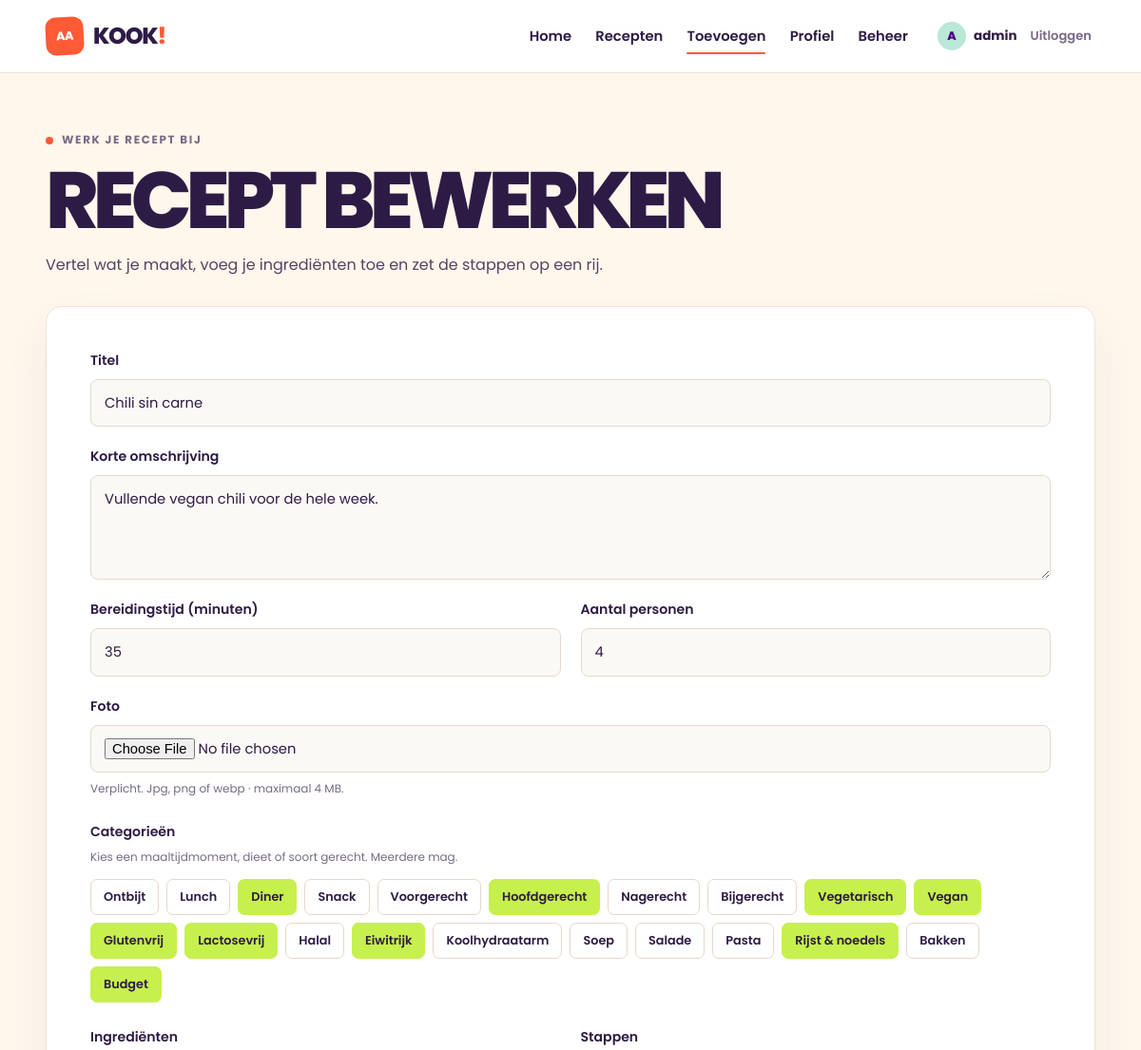
Before: /toevoegen.php?id=4 (signed in, upper part) with the older database file.
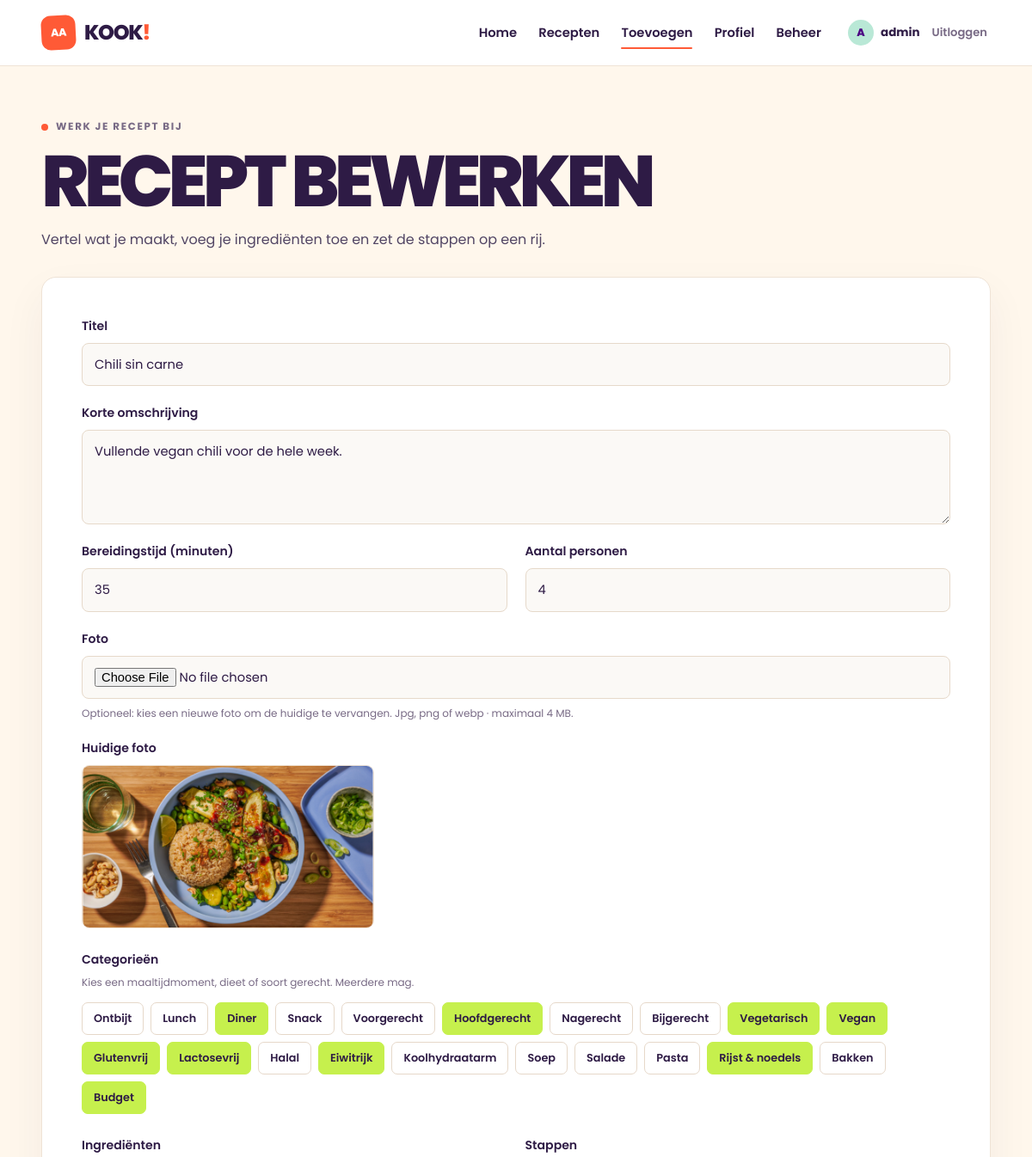
After: the same page with the newer database file.
### tables this page shows
CREATE TABLE recipe_photos (
    id         INT UNSIGNED NOT NULL AUTO_INCREMENT,
    recipe_id  INT UNSIGNED NOT NULL,
    file_path  VARCHAR(255) NOT NULL,
    sort_order INT UNSIGNED NOT NULL DEFAULT 0 COMMENT '0 = cover photo',
    created_at DATETIME NOT NULL DEFAULT CURRENT_TIMESTAMP,
    updated_at DATETIME NOT NULL DEFAULT CURRENT_TIMESTAMP ON UPDATE CURRENT_TIMESTAMP,
    PRIMARY KEY (id),
    KEY idx_photos_recipe (recipe_id),
    CONSTRAINT fk_photos_recipe FOREIGN KEY (recipe_id)
        REFERENCES recipes (id) ON DELETE CASCADE
);

### includes/functions.php (called while the page is built, shortened)
<?php
function e($tekst): string
{
    return htmlspecialchars((string) ($tekst ?? ''), ENT_QUOTES, 'UTF-8');
}
function url(string $pad = ''): string
{
    return BASE_URL . ltrim($pad, '/');
}
function photoExists(?string $pad): bool
{
    return is_file(__DIR__ . '/../' . $pad);
}

### toevoegen.php (the view, shortened to what this page needs)
<?php
require __DIR__ . '/includes/auth.php';
$id = (int) ($_POST['id'] ?? $_GET['id'] ?? 0);
$isEdit = $id > 0;
$recept = [
    'title'       => '',
    'description' => '',
    'prep_time'   => 20,
    'servings'    => 2,
];
$huidigeFoto        = null;
$categorieStatement = $pdo->prepare('SELECT id, name FROM categories ORDER BY id');
$categorieStatement->execute();
$alleCategorieen = $categorieStatement->fetchAll();
if ($isEdit) {
    $receptStatement = $pdo->prepare(
        'SELECT id, user_id, title, description, prep_time, servings
           FROM recipes
          WHERE id = :id'
    );
    $receptStatement->execute(['id' => $id]);
    $geladenRecept = $receptStatement->fetch();
        ?>
        <?php
    $recept = $geladenRecept;
    $fotoStatement = $pdo->prepare(
        'SELECT file_path
           FROM recipe_photos
          WHERE recipe_id = :id
          ORDER BY sort_order, id
          LIMIT 1'
    );
    $fotoStatement->execute(['id' => $id]);
    $fotoRij = $fotoStatement->fetch();
    $huidigeFoto = $fotoRij['file_path'] ?? null;
}
require __DIR__ . '/templates/header.php';
?>
<div class="container page editor-page">
    <div class="editor-head">
        <p class="eyebrow"><?= $isEdit ? 'Werk je recept bij' : 'Deel je recept' ?></p>
        <h1><?= $isEdit ? 'Recept bewerken' : 'Wat kook jij?' ?></h1>
        <p>Vertel wat je maakt, voeg je ingrediënten toe en zet de stappen op een rij.</p>
    </div>
    <form class="recipe-form" method="post" enctype="multipart/form-data"
          action="<?= e(url('toevoegen.php' . ($isEdit ? '?id=' . $id : ''))) ?>">
        <div class="form-grid">
            <label class="field field-full">
                Titel
                <input type="text" name="title" required minlength="3" maxlength="150"
                       placeholder="Bijv. Crispy chicken bowl"
                       value="<?= e($recept['title']) ?>">
            </label>
            <label class="field field-full">
                Korte omschrijving
                <textarea name="description" rows="3" maxlength="2000"
                          placeholder="Waarom is dit recept het maken waard?"><?= e($recept['description']) ?></textarea>
            </label>
            <label class="field">
                Bereidingstijd (minuten)
                <input type="number" name="prep_time" required min="1" max="600"
                       value="<?= (int) $recept['prep_time'] ?>">
            </label>
            <label class="field">
                Aantal personen
                <input type="number" name="servings" required min="1" max="50"
                       value="<?= (int) $recept['servings'] ?>">
            </label>
            <?php $fotoVerplicht = !$isEdit || !photoExists($huidigeFoto); ?>
            <label class="field field-full">
                Foto
                <input type="file" name="photo" accept="image/jpeg,image/png,image/webp"
                       <?= $fotoVerplicht ? 'required' : '' ?>>
                <small>
                    <?= $fotoVerplicht
                        ? 'Verplicht.'
                        : 'Optioneel: kies een nieuwe foto om de huidige te vervangen.' ?>
                    Jpg, png of webp &middot; maximaal 4 MB.
                </small>
            </label>
            <?php if ($isEdit && photoExists($huidigeFoto)): ?>
                <div class="field field-full current-photo">
                    <span>Huidige foto</span>
                    <img src="<?= e(url($huidigeFoto)) ?>" alt="Huidige foto van <?= e($recept['title']) ?>">
                </div>
            <?php endif; ?>
        </div>
        <fieldset class="field-group">
            <legend>Categorieën</legend>
            <p class="hint">Kies een maaltijdmoment, dieet of soort gerecht. Meerdere mag.</p>
            <div class="check-grid">
                <?php foreach ($alleCategorieen as $categorie): ?>
                    <label class="check-chip">
                        <span><?= e($categorie['name']) ?></span>
                    </label>
                <?php endforeach; ?>
            </div>
        </fieldset>
        <div class="form-grid form-grid-two">
            <label class="field">
                Ingrediënten
            </label>
            <label class="field">
                Stappen
            </label>
        </div>
    </form>
</div>
<?php require __DIR__ . '/templates/footer.php'; ?>

Changed rows visible on the page:
changed recipe_photos: file_path: picture added
Other visible differences:
text no longer shown: "Verplicht."
text now shown: "Optioneel: kies een nieuwe foto om de huidige te vervangen. Huidige foto"
